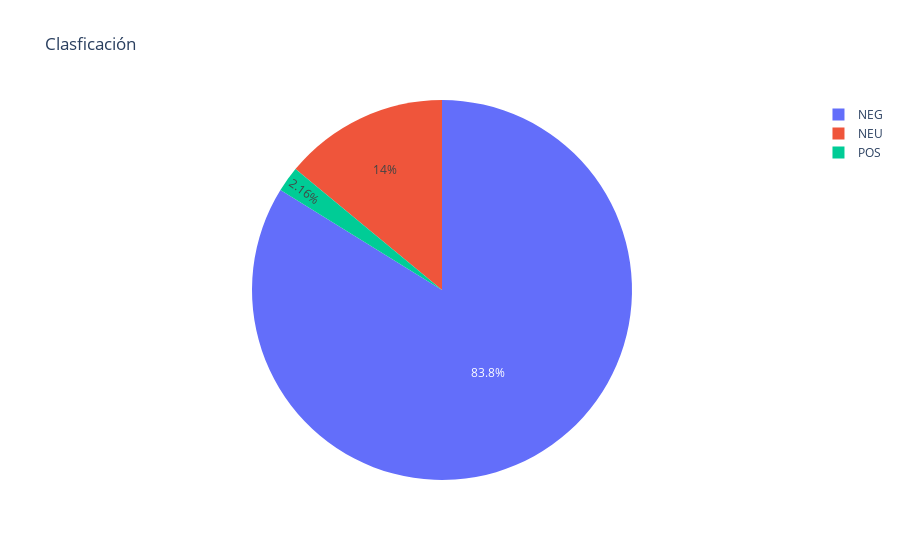

Notebook code cell kept with this figure:
### Markdown cell above
### Parece ser que  la clasificacion negativa corresponde con el contexto de la frase

### Code cell
import plotly.express as px
fig = px.pie(df1, values='score', names='label', title='Clasficación ')
fig.show()

### Figure 1 — Plotly figure (JSON) as saved in the notebook; plotly's stock layout.template omitted (floating-point values rounded to 4 significant figures; data arrays with more than 128 entries replaced by an {"elided": "..."} marker saying what was removed)
{"data": [{"domain": {"x": [0, 1], "y": [0, 1]}, "hovertemplate": "label=%{label}<br>score=%{value}<extra></extra>", "labels": {"elided": "10000 str values"}, "legendgroup": "", "name": "", "showlegend": true, "type": "pie", "values": {"elided": "10000 float values"}}], "layout": {"legend": {"tracegroupgap": 0}, "title": {"text": "Clasficación "}}}
